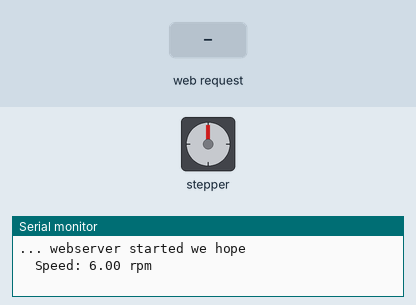
Simulated run of this program. Board: ESP8266 (Wemos D1 mini). Shown: stepper motor, the last lines printed to the serial monitor. The inputs (shaded band) are chosen by the test bench. WiFi joins after 1.5 s; servers stay silent unless stated; stepper angles assume 4096 steps per turn.

Above: at 3.5 s.
3.6 s: HTTP request GET /setOnOff?OnOff=O received
At 4.05 s:
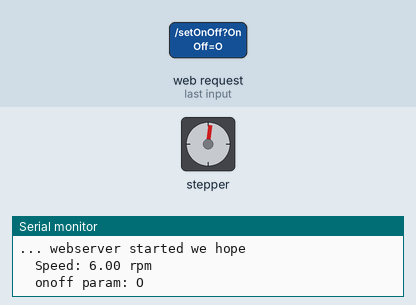
6.6 s: HTTP request GET /setRate?Rate=120 received
9.6 s: HTTP request GET /setOnOff received
At 10.9 s:
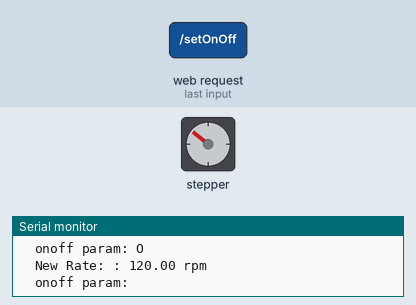
14.1 s: HTTP request GET /setOnOff?OnOff=O received
At 14.56 s:
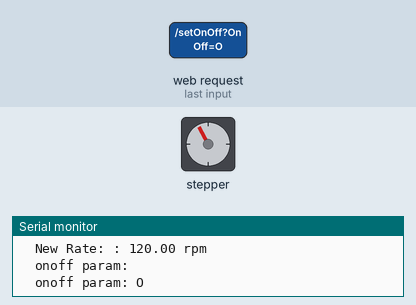
Timing chart, 0 to 18.1 s (numbered marks = the images above; inputs shaded):
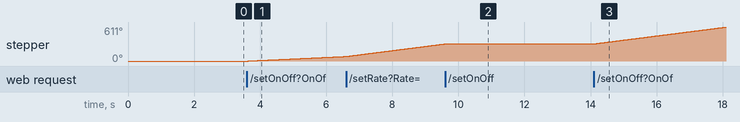

Measured:
- after the input at 3.6 s, stepper: keeps turning clockwise at about 28°/s, starting at once
- after the input at 9.6 s, stepper: stops changing and stays 309°
- after the input at 14.1 s, stepper: keeps turning clockwise at about 76°/s, starting at once

The program:

main.cpp
```cpp
#include <Arduino.h>
#include <LittleFS.h>
#include <FS.h>
#include <AccelStepper.h>

#include <ESP8266WiFi.h>
//#include <WiFiClient.h>
#include <ESP8266WebServer.h>
#include <ESP8266mDNS.h>
#include <EEPROM.h>
#include <WiFiManager.h>         // https://github.com/tzapu/WiFiManager

#include "ctrlpage.h"

const float stepsRPM = 4096 / 60;

// ULN2003 Motor Driver
#define IN1 12 // D6 is GPIO 12
#define IN2 14 // D5 is GPIO 14
#define IN3 4  // D2 is GPIO 4
#define IN4 5  // D1 is GPIO 5
#define LED 2

AccelStepper stepper(AccelStepper::HALF4WIRE, IN1, IN3, IN2, IN4);
ESP8266WebServer server(80); // server on port 80

String ehost = "Plan_Eclip_Motor"; // for filesystem
float rate = 6.0; //rpm
float spd = rate * stepsRPM;
float onfactor = 0.0;  // off
float dirfactor = 1.0; // clockwise

void docsection(String title) {
  Serial.println();
  Serial.println(title);
}

void docstr(String lbl, String val) {
  Serial.print("  ");
  Serial.print(lbl);
  Serial.print(": ");
  Serial.println(val);
}

void doccstr(String lbl, String val) {
  Serial.print("  ");
  Serial.print(lbl);
  Serial.print(": ");
  Serial.println(val.c_str());
}

void docflt(String lbl, float val, String units) {
  Serial.print("  ");
  Serial.print(lbl);
  Serial.print(": ");
  Serial.print(val);
  Serial.print(" ");
  Serial.print(units);
  Serial.println();
}

void handleServer() {
  String z = ctrlpage;
  server.send(200, "text/html", z); // show control panel
}

void handleRate() {
  String Arg = server.arg("Rate");
  rate = Arg.toFloat();
  spd = rate * stepsRPM;
  stepper.setSpeed(onfactor * dirfactor * spd);

  docflt("New Rate: ", rate, "rpm");
  server.send(200, "text/plane","");
}
void handleOnOff() {
  String Arg = server.arg("OnOff");
  docstr("onoff param",Arg);
  if (Arg == "O") {
    onfactor = 1.0;
  } else {
    onfactor = 0.0;
  }
  stepper.setSpeed(onfactor * dirfactor * spd);
  server.send(200, "text/plane","");
}
void handleDir() {
  String Arg = server.arg("Dir");
  docstr("dir param",Arg);
  if (Arg == "L") {
    dirfactor = -1.0;
  } else {
    dirfactor = 1.0;
  }
  stepper.setSpeed(onfactor * dirfactor * spd);
  server.send(200, "text/plane","");
}

//..........................................
// Setup Function
//..........................................

void setup() {
  Serial.begin(115200);
  delay(800); // wait for serial port to be ready
  Serial.println("...");
  Serial.print(ehost);
  Serial.println(" v1.0");
  Serial.println("--- Disconnect previously connected WiFi");

  // Configure WiFi
  WiFiManager wifiManager;

  // Uncomment and run it once, if you want to erase all the stored information
  //wifiManager.resetSettings();

  // set custom ip for portal
  //wifiManager.setAPConfig(IPAddress(10,0,1,1), IPAddress(10,0,1,1), IPAddress(255,255,255,0));

  // fetches ssid and pass from eeprom and tries to connect
  // if it does not connect it starts an access point with the specified name
  // here  "AutoConnectAP"
  // and goes into a blocking loop awaiting configuration
  wifiManager.autoConnect("AutoAPServo");


   // mDNS Config
    WiFi.setHostname(ehost.c_str());
    if (MDNS.begin(ehost.c_str())) {  //Start mDNS

      Serial.print("MDNS started hostname: ");
      Serial.print(ehost.c_str());
      Serial.println(".lan or .local");
    }

    // init the webserver
    server.on("/",handleServer);
    server.on("/setRate",handleRate);
    server.on("/setOnOff",handleOnOff);
    server.on("/setDir",handleDir);
    server.begin();
    Serial.println("... webserver started we hope");

    stepper.setMaxSpeed(1000.0);
    docflt("Speed", rate, "rpm");
    stepper.setSpeed(onfactor * dirfactor * spd);

  }

// Note that runSpeed does the next step if needed
// handleClient checks for web input
void loop() {
  server.handleClient();
  stepper.runSpeed();

}
```

ctrlpage.h
```cpp
const char ctrlpage[] PROGMEM = R"=====(
<!DOCTYPE html>
<html>
  <head>
    <meta name="viewport" content="width=device-width, initial-scale=1">
    <style>
      html {
        font-family: Arial;
        display: inline-block;
        margin: 0px auto;
        text-align: center;
      }

      .slidecontainer {
        width: 100%;
      }
      .slider {
        -webkit-appearance: none;
        width: 50%;
        height: 15px;
        border-radius: 5px;
        background: #d3d3d3;
        outline: none;
        opacity: 0.7;
        -webkit-transition: .2s;
        transition: opacity .2s;
      }
      .slider:hover {
        opacity: 1;
      }
      .slider::-webkit-slider-thumb {
        -webkit-appearance: none;
        appearance: none;
        width: 25px;
        height: 25px;
        border-radius: 50%;
        background: #4CAF50;
        cursor: pointer;
      }
      .slider::-moz-range-thumb {
        width: 25px;
        height: 25px;
        border-radius: 50%;
        background: #4CAF50;
        cursor: pointer;
      }
      .toggle {
        position : relative ;
        display : inline-block;
        width : 100px;
        height : 52px;
        background-color: red;
        border-radius: 30px;
        border: 2px solid gray;
      }

      /* After slide changes */
      .toggle:after {
        content: '';
        position: absolute;
        width: 50px;
        height: 50px;
        border-radius: 50%;
        background-color: gray;
        top: 1px;
        left: 1px;
        transition:  all 0.5s;
      }
      p {
        font-family: Arial, Helvetica, sans-serif;
        font-weight: bold;
      }
      .checkbox:checked + .toggle::after {
        left : 49px;
      }
      .checkbox:checked + .toggle {
        background-color: green;
      }
      .checkbox {
        display : none
      }
  </style>
  </head>
  <body onload="sendOnOff(false); sendDir(false);sendData(6.0);">
    <h1>Planetarium Eclipic Motor</h1>
    <center>Ver 1.0</center>
    <br><br>
    <div class="slidecontainer">
      <input type="range" min="3.0" max="9.0" value="6.0" step= "0.2" class="slider" id="stepRate">
      <p>Rate : <span id="rateSet"></span> RPM</p>
    <center>
      <br><br>

      <input type="checkbox" id="dir" class="checkbox" onclick="sendDir(this.checked);" />
      <label for="dir" class="toggle">
        <p>CCW &nbsp;&nbsp; CW</p>
      </label>

      &nbsp;&nbsp;&nbsp;

      <input type="checkbox" id="switch" class="checkbox" onclick="sendOnOff(this.checked);" />
      <label for="switch" class="toggle">
        <p>ON &nbsp;&nbsp; OFF</p>
      </label>
    </center>
    </div>
    <script>
      function sendData(pos) {
        var xhttp = new XMLHttpRequest();
        xhttp.onreadystatechange = function() {
          if (this.readyState == 4 && this.status == 200) {
            console.log(this.responseText);
          }
        };
        xhttp.open("GET", "setRate?Rate="+pos, true);
        xhttp.send();
      }
      function sendOnOff(switchstat) {
        var sendThis = "F";
        if (switchstat) {
          sendThis = "O";
        }
        var xhttp = new XMLHttpRequest();
        xhttp.onreadystatechange = function() {
          if (this.readyState == 4 && this.status == 200) {
            console.log(this.responseText);
          }
        };
        xhttp.open("GET", "setOnOff?OnOff="+sendThis, true);
        xhttp.send();
      }
      function sendDir(dirstat) {
        var sendThis = "R";
        if (dirstat) {
          sendThis = "L";
        }
        var xhttp = new XMLHttpRequest();
        xhttp.onreadystatechange = function() {
          if (this.readyState == 4 && this.status == 200) {
            console.log(this.responseText);
          }
        };
        xhttp.open("GET", "setDir?Dir="+sendThis, true);
        xhttp.send();
      }
      var slider = document.getElementById("stepRate");
      var output = document.getElementById("rateSet");
      output.innerHTML = slider.value;
      slider.oninput = function() {
        output.innerHTML = this.value;
        sendData(output.innerHTML);
      }
    </script>
  </body>
</html>
)=====";
```
